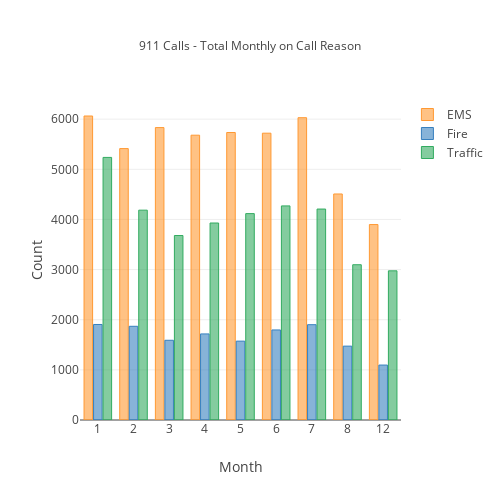

Notebook code for this chart:
### Code cell
layout={'title':'911 Calls - Total Monthly on Call Reason',
        'bargroupgap':0.1,'width':500,'height':500,
        'yaxis':{'title':'Count'},'titlefont':{'size':12},
        'xaxis':{'title':'Month','tickformat':' ','type':'category','tickmode':'linear'}}
df1.groupby(['Month','Reason']).count()['Issue'].unstack().iplot(kind='bar',layout=layout)

### Figure 1 — Plotly figure (JSON) as saved in the notebook; plotly's stock layout.template omitted (floating-point values rounded to 4 significant figures)
{"data": [{"marker": {"color": "rgba(255, 153, 51, 0.6)", "line": {"color": "rgba(255, 153, 51, 1.0)", "width": 1}}, "name": "EMS", "orientation": "v", "text": "", "type": "bar", "uid": "d10ae47b-7bec-419f-94d6-5f5ae6fe0246", "x": [1, 2, 3, 4, 5, 6, 7, 8, 12], "y": [6063, 5413, 5832, 5680, 5734, 5720, 6029, 4508, 3898]}, {"marker": {"color": "rgba(55, 128, 191, 0.6)", "line": {"color": "rgba(55, 128, 191, 1.0)", "width": 1}}, "name": "Fire", "orientation": "v", "text": "", "type": "bar", "uid": "dcbb2031-b885-4664-928d-6fedb42df654", "x": [1, 2, 3, 4, 5, 6, 7, 8, 12], "y": [1905, 1869, 1590, 1717, 1573, 1796, 1901, 1473, 1096]}, {"marker": {"color": "rgba(50, 171, 96, 0.6)", "line": {"color": "rgba(50, 171, 96, 1.0)", "width": 1}}, "name": "Traffic", "orientation": "v", "text": "", "type": "bar", "uid": "1b777054-e392-4cd5-a559-02c97d9afe03", "x": [1, 2, 3, 4, 5, 6, 7, 8, 12], "y": [5237, 4185, 3679, 3929, 4116, 4270, 4207, 3097, 2975]}], "layout": {"bargroupgap": 0.1, "height": 500, "title": {"font": {"size": 12}, "text": "911 Calls - Total Monthly on Call Reason"}, "width": 500, "xaxis": {"tickformat": " ", "tickmode": "linear", "title": {"text": "Month"}, "type": "category"}, "yaxis": {"title": {"text": "Count"}}}}
